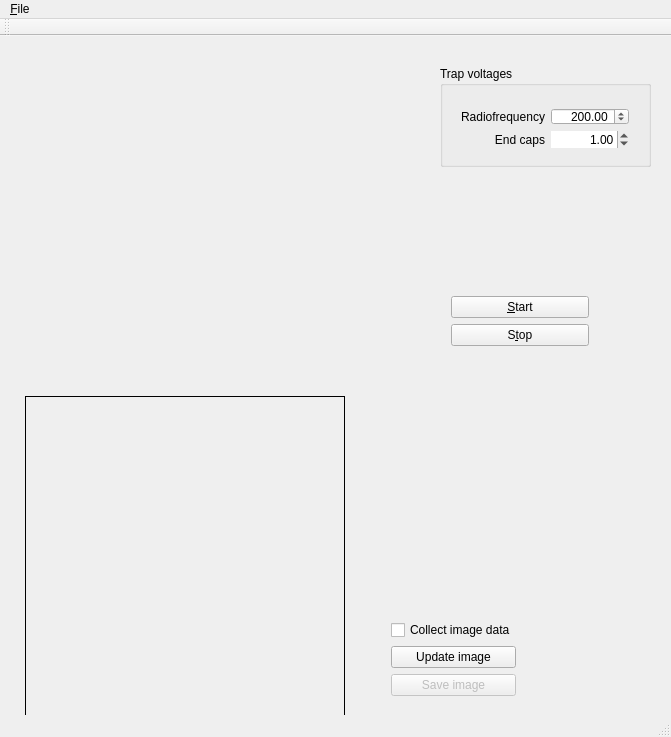
<?xml version="1.0" encoding="UTF-8"?>
<ui version="4.0">
 <class>MainWindow</class>
 <widget class="QMainWindow" name="MainWindow">
  <property name="geometry">
   <rect>
    <x>0</x>
    <y>0</y>
    <width>671</width>
    <height>737</height>
   </rect>
  </property>
  <property name="sizePolicy">
   <sizepolicy hsizetype="MinimumExpanding" vsizetype="Preferred">
    <horstretch>0</horstretch>
    <verstretch>0</verstretch>
   </sizepolicy>
  </property>
  <property name="windowTitle">
   <string>MainWindow</string>
  </property>
  <widget class="QWidget" name="centralWidget">
   <widget class="GLWidget" name="CrystalView" native="true">
    <property name="geometry">
     <rect>
      <x>20</x>
      <y>30</y>
      <width>400</width>
      <height>300</height>
     </rect>
    </property>
   </widget>
   <widget class="QLabel" name="crystal_image_label">
    <property name="geometry">
     <rect>
      <x>25</x>
      <y>360</y>
      <width>320</width>
      <height>320</height>
     </rect>
    </property>
    <property name="sizePolicy">
     <sizepolicy hsizetype="Fixed" vsizetype="Fixed">
      <horstretch>0</horstretch>
      <verstretch>0</verstretch>
     </sizepolicy>
    </property>
    <property name="frameShape">
     <enum>QFrame::Panel</enum>
    </property>
    <property name="frameShadow">
     <enum>QFrame::Plain</enum>
    </property>
    <property name="text">
     <string/>
    </property>
    <property name="scaledContents">
     <bool>true</bool>
    </property>
   </widget>
   <widget class="QWidget" name="layoutWidget">
    <property name="geometry">
     <rect>
      <x>440</x>
      <y>180</y>
      <width>160</width>
      <height>141</height>
     </rect>
    </property>
    <layout class="QVBoxLayout" name="verticalLayout">
     <item>
      <spacer name="verticalSpacer">
       <property name="orientation">
        <enum>Qt::Vertical</enum>
       </property>
       <property name="sizeHint" stdset="0">
        <size>
         <width>20</width>
         <height>40</height>
        </size>
       </property>
      </spacer>
     </item>
     <item>
      <widget class="QPushButton" name="startButton">
       <property name="text">
        <string>&amp;Start</string>
       </property>
      </widget>
     </item>
     <item>
      <widget class="QPushButton" name="stopButton">
       <property name="text">
        <string>S&amp;top</string>
       </property>
      </widget>
     </item>
    </layout>
   </widget>
   <widget class="QGroupBox" name="Trap_groupBox">
    <property name="geometry">
     <rect>
      <x>440</x>
      <y>30</y>
      <width>211</width>
      <height>101</height>
     </rect>
    </property>
    <property name="title">
     <string>Trap voltages</string>
    </property>
    <property name="alignment">
     <set>Qt::AlignLeading|Qt::AlignLeft|Qt::AlignTop</set>
    </property>
    <property name="checkable">
     <bool>false</bool>
    </property>
   </widget>
   <widget class="QWidget" name="">
    <property name="geometry">
     <rect>
      <x>380</x>
      <y>560</y>
      <width>147</width>
      <height>111</height>
     </rect>
    </property>
    <layout class="QVBoxLayout" name="verticalLayout_3">
     <item>
      <spacer name="verticalSpacer_2">
       <property name="orientation">
        <enum>Qt::Vertical</enum>
       </property>
       <property name="sizeHint" stdset="0">
        <size>
         <width>20</width>
         <height>40</height>
        </size>
       </property>
      </spacer>
     </item>
     <item>
      <widget class="QCheckBox" name="ImageData_checkBox">
       <property name="text">
        <string>Collect image data</string>
       </property>
      </widget>
     </item>
     <item>
      <widget class="QPushButton" name="UpdateImage_button">
       <property name="text">
        <string>Update image</string>
       </property>
      </widget>
     </item>
     <item>
      <widget class="QPushButton" name="saveImage_Button">
       <property name="enabled">
        <bool>false</bool>
       </property>
       <property name="text">
        <string>Save image</string>
       </property>
       <property name="flat">
        <bool>false</bool>
       </property>
      </widget>
     </item>
    </layout>
   </widget>
   <widget class="QWidget" name="">
    <property name="geometry">
     <rect>
      <x>450</x>
      <y>61</y>
      <width>190</width>
      <height>62</height>
     </rect>
    </property>
    <layout class="QGridLayout" name="TrapParamLayout">
     <item row="0" column="0">
      <widget class="QLabel" name="vrf_Label">
       <property name="text">
        <string>Radiofrequency</string>
       </property>
       <property name="alignment">
        <set>Qt::AlignRight|Qt::AlignTrailing|Qt::AlignVCenter</set>
       </property>
      </widget>
     </item>
     <item row="0" column="1">
      <widget class="QDoubleSpinBox" name="vrf_spinBox">
       <property name="alignment">
        <set>Qt::AlignRight|Qt::AlignTrailing|Qt::AlignVCenter</set>
       </property>
       <property name="maximum">
        <double>1000.000000000000000</double>
       </property>
       <property name="singleStep">
        <double>10.000000000000000</double>
       </property>
       <property name="value">
        <double>200.000000000000000</double>
       </property>
      </widget>
     </item>
     <item row="1" column="0">
      <widget class="QLabel" name="vend_Label">
       <property name="text">
        <string>End caps</string>
       </property>
       <property name="alignment">
        <set>Qt::AlignRight|Qt::AlignTrailing|Qt::AlignVCenter</set>
       </property>
      </widget>
     </item>
     <item row="1" column="1">
      <widget class="QDoubleSpinBox" name="vend_spinBox">
       <property name="sizePolicy">
        <sizepolicy hsizetype="Preferred" vsizetype="Fixed">
         <horstretch>0</horstretch>
         <verstretch>0</verstretch>
        </sizepolicy>
       </property>
       <property name="frame">
        <bool>false</bool>
       </property>
       <property name="alignment">
        <set>Qt::AlignRight|Qt::AlignTrailing|Qt::AlignVCenter</set>
       </property>
       <property name="maximum">
        <double>100.000000000000000</double>
       </property>
       <property name="singleStep">
        <double>1.000000000000000</double>
       </property>
       <property name="value">
        <double>1.000000000000000</double>
       </property>
      </widget>
     </item>
    </layout>
   </widget>
  </widget>
  <widget class="QMenuBar" name="menuBar">
   <property name="geometry">
    <rect>
     <x>0</x>
     <y>0</y>
     <width>671</width>
     <height>22</height>
    </rect>
   </property>
   <widget class="QMenu" name="menu_File">
    <property name="title">
     <string>&amp;File</string>
    </property>
    <addaction name="action_Save_image"/>
    <addaction name="separator"/>
    <addaction name="action_Exit"/>
   </widget>
   <addaction name="menu_File"/>
  </widget>
  <widget class="QToolBar" name="mainToolBar">
   <property name="movable">
    <bool>true</bool>
   </property>
   <attribute name="toolBarArea">
    <enum>TopToolBarArea</enum>
   </attribute>
   <attribute name="toolBarBreak">
    <bool>false</bool>
   </attribute>
  </widget>
  <widget class="QStatusBar" name="statusBar">
   <property name="acceptDrops">
    <bool>true</bool>
   </property>
   <property name="autoFillBackground">
    <bool>false</bool>
   </property>
  </widget>
  <action name="action_Save_image">
   <property name="text">
    <string>&amp;Save image</string>
   </property>
  </action>
  <action name="action_Exit">
   <property name="text">
    <string>&amp;Exit</string>
   </property>
  </action>
 </widget>
 <layoutdefault spacing="6" margin="11"/>
 <customwidgets>
  <customwidget>
   <class>GLWidget</class>
   <extends>QWidget</extends>
   <header>glwidget.h</header>
   <container>1</container>
  </customwidget>
 </customwidgets>
 <resources/>
 <connections/>
</ui>
